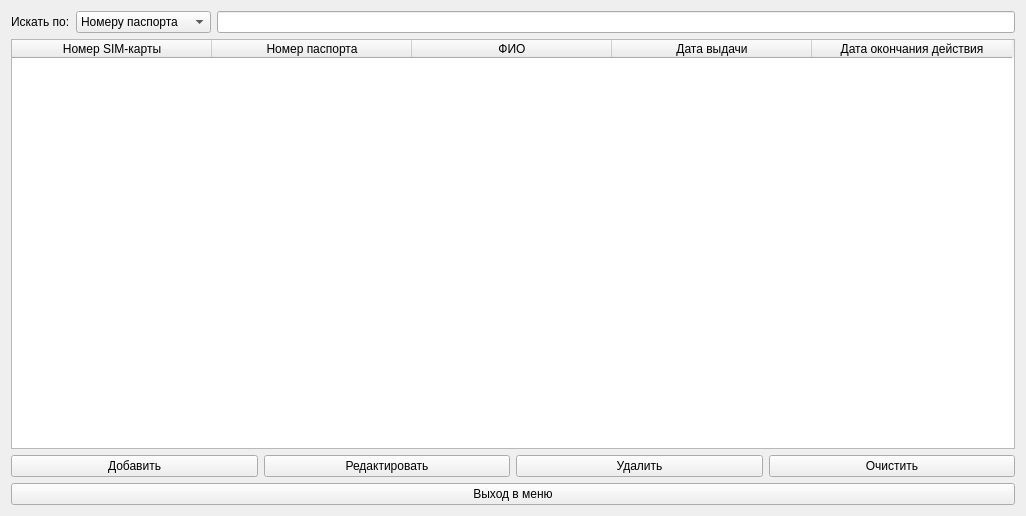
<?xml version="1.0" encoding="UTF-8"?>
<ui version="4.0">
 <class>issueorrefundsimWindow</class>
 <widget class="QWidget" name="issueorrefundsimWindow">
  <property name="geometry">
   <rect>
    <x>0</x>
    <y>0</y>
    <width>1026</width>
    <height>516</height>
   </rect>
  </property>
  <property name="windowTitle">
   <string>Form</string>
  </property>
  <layout class="QGridLayout" name="gridLayout">
   <item row="0" column="0">
    <layout class="QVBoxLayout" name="verticalLayout_3">
     <item>
      <layout class="QVBoxLayout" name="verticalLayout">
       <item>
        <layout class="QHBoxLayout" name="horizontalLayout">
         <item>
          <widget class="QLabel" name="label">
           <property name="text">
            <string>Искать по:</string>
           </property>
          </widget>
         </item>
         <item>
          <widget class="QComboBox" name="searchComboBox">
           <item>
            <property name="text">
             <string>Номеру паспорта</string>
            </property>
           </item>
           <item>
            <property name="text">
             <string>Номеру SIM-карты</string>
            </property>
           </item>
          </widget>
         </item>
         <item>
          <widget class="QLineEdit" name="searchEdit"/>
         </item>
        </layout>
       </item>
       <item>
        <widget class="QTableWidget" name="isuueorrefundTableWidget">
         <property name="editTriggers">
          <set>QAbstractItemView::NoEditTriggers</set>
         </property>
         <property name="selectionBehavior">
          <enum>QAbstractItemView::SelectRows</enum>
         </property>
         <property name="rowCount">
          <number>0</number>
         </property>
         <property name="columnCount">
          <number>5</number>
         </property>
         <attribute name="horizontalHeaderDefaultSectionSize">
          <number>200</number>
         </attribute>
         <column>
          <property name="text">
           <string>Номер SIM-карты</string>
          </property>
         </column>
         <column>
          <property name="text">
           <string>Номер паспорта</string>
          </property>
         </column>
         <column>
          <property name="text">
           <string>ФИО</string>
          </property>
         </column>
         <column>
          <property name="text">
           <string>Дата выдачи</string>
          </property>
         </column>
         <column>
          <property name="text">
           <string>Дата окончания действия</string>
          </property>
         </column>
        </widget>
       </item>
      </layout>
     </item>
     <item>
      <layout class="QVBoxLayout" name="verticalLayout_2">
       <item>
        <layout class="QHBoxLayout" name="horizontalLayout_2">
         <item>
          <widget class="QPushButton" name="addButton">
           <property name="text">
            <string>Добавить</string>
           </property>
          </widget>
         </item>
         <item>
          <widget class="QPushButton" name="editButton">
           <property name="text">
            <string>Редактировать</string>
           </property>
          </widget>
         </item>
         <item>
          <widget class="QPushButton" name="deleteButton">
           <property name="text">
            <string>Удалить</string>
           </property>
          </widget>
         </item>
         <item>
          <widget class="QPushButton" name="clearButton">
           <property name="text">
            <string>Очистить</string>
           </property>
          </widget>
         </item>
        </layout>
       </item>
       <item>
        <widget class="QPushButton" name="menuExitButton">
         <property name="text">
          <string>Выход в меню</string>
         </property>
        </widget>
       </item>
      </layout>
     </item>
    </layout>
   </item>
  </layout>
 </widget>
 <resources/>
 <connections/>
</ui>
